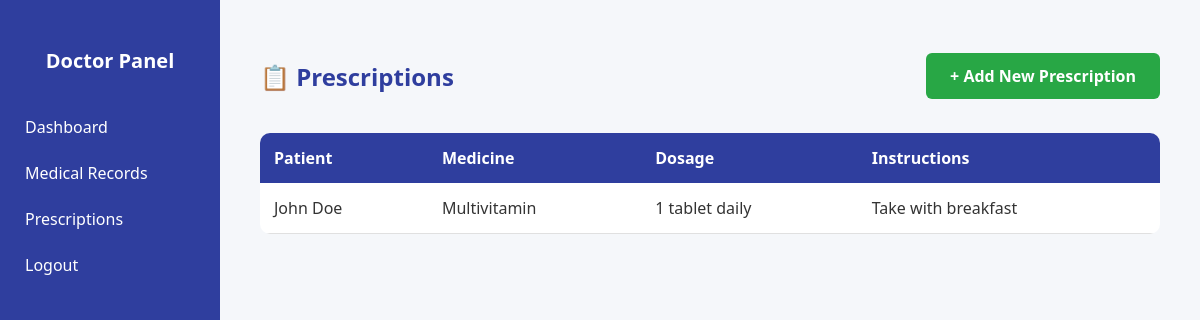
The app's page /pages/doctor-prescriptions.php (signed in) with its own data.
### tables this page shows
CREATE TABLE `prescriptions` (
  `prescription_id` int(11) NOT NULL,
  `record_id` int(11) NOT NULL,
  `medicine_name` varchar(100) NOT NULL,
  `dosage` varchar(50) NOT NULL,
  `instructions` text NOT NULL
);

CREATE TABLE `users` (
  `user_id` int(11) NOT NULL,
  `username` varchar(50) NOT NULL,
  `password_hash` varchar(255) NOT NULL,
  `role` enum('Patient','Doctor','Admin') NOT NULL,
  `email` varchar(100) NOT NULL,
  `phone_number` varchar(15) NOT NULL,
  `full_name` varchar(100) NOT NULL
);

### pages/doctor-prescriptions.php (the view, shortened to what this page needs)
<?php
require_once '../includes/connect-db.php';
$loggedInUserId = $_SESSION['user_id'];
$stmt = $pdo->prepare("SELECT doctor_id FROM doctors WHERE user_id = ?");
$stmt->execute([$loggedInUserId]);
$doctor = $stmt->fetch();
$doctorId = $doctor['doctor_id'] ?? null;
$stmt = $pdo->prepare("
    SELECT u.full_name AS patient_name, pr.medicine_name, pr.dosage, pr.instructions
    FROM prescriptions pr
    JOIN medicalrecords mr ON pr.record_id = mr.record_id
    JOIN doctors d ON mr.doctor_id = d.doctor_id
    JOIN patients p ON mr.patient_id = p.patient_id
    JOIN users u ON p.user_id = u.user_id
    WHERE mr.doctor_id = ? AND u.role = 'Patient'
");
$stmt->execute([$doctorId]);
$prescriptions = $stmt->fetchAll();
?>
<!DOCTYPE html>
<html lang="en">
<head>
    <link rel="stylesheet" href="../assets/css/style.css">
</head>
<body>
<div class="sidebar">
    <h2>Doctor Panel</h2>
    <a href="doctor-dashboard.php">Dashboard</a>
    <a href="doctor-medical-records.php">Medical Records</a>
    <a href="doctor-prescriptions.php">Prescriptions</a>
    <a href="../pages/logout.php">Logout</a>
</div>
<div class="main-content">
    <div class="record-header">
        <h2>📋 Prescriptions</h2>
        <a href="add-prescription.php" class="add-button">+ Add New Prescription</a>
    </div>
    <table>
        <thead>
        <tr>
            <th>Patient</th>
            <th>Medicine</th>
            <th>Dosage</th>
            <th>Instructions</th>
        </tr>
        </thead>
        <tbody>
        <?php foreach ($prescriptions as $pres): ?>
            <tr>
                <td><?= htmlspecialchars($pres['patient_name']) ?></td>
                <td><?= htmlspecialchars($pres['medicine_name']) ?></td>
                <td><?= htmlspecialchars($pres['dosage']) ?></td>
                <td><?= htmlspecialchars($pres['instructions']) ?></td>
            </tr>
        <?php endforeach; ?>
        </tbody>
    </table>
</div>
</body>
</html>

### assets/css/style.css (style rules this page uses)
body { margin: 0; font-family: 'Segoe UI', Tahoma, Geneva, Verdana, sans-serif; background-color: #f7f9fc; color: #333; }

### pages/doctor-prescriptions.php (style rules this page uses)
body { margin: 0; font-family: 'Segoe UI', sans-serif; background-color: #f5f7fa; }
.sidebar { width: 220px; background-color: #2f3e9e; height: 100vh; position: fixed; top: 0; left: 0; padding-top: 30px; color: white; }
.sidebar h2 { text-align: center; font-size: 20px; margin-bottom: 30px; }
.sidebar a { display: block; color: white; padding: 12px 25px; text-decoration: none; transition: 0.3s; }
.main-content { margin-left: 220px; padding: 40px; }
.record-header { display: flex; justify-content: space-between; align-items: center; margin-bottom: 20px; }
.record-header h2 { color: #2f3e9e; display: flex; align-items: center; gap: 10px; }
.add-button { padding: 12px 24px; background-color: #28a745; color: white; font-weight: bold; font-size: 16px; text-decoration: none; border-radius: 6px; }
table { width: 100%; border-collapse: collapse; background-color: white; border-radius: 10px; overflow: hidden; }
th { background-color: #2f3e9e; color: white; text-align: left; padding: 14px; }
td { padding: 14px; border-bottom: 1px solid #e0e0e0; }

### records on screen
prescriptions: users.full_name "John Doe", medicine_name "Multivitamin", dosage "1 tablet daily", instructions "Take with breakfast"
